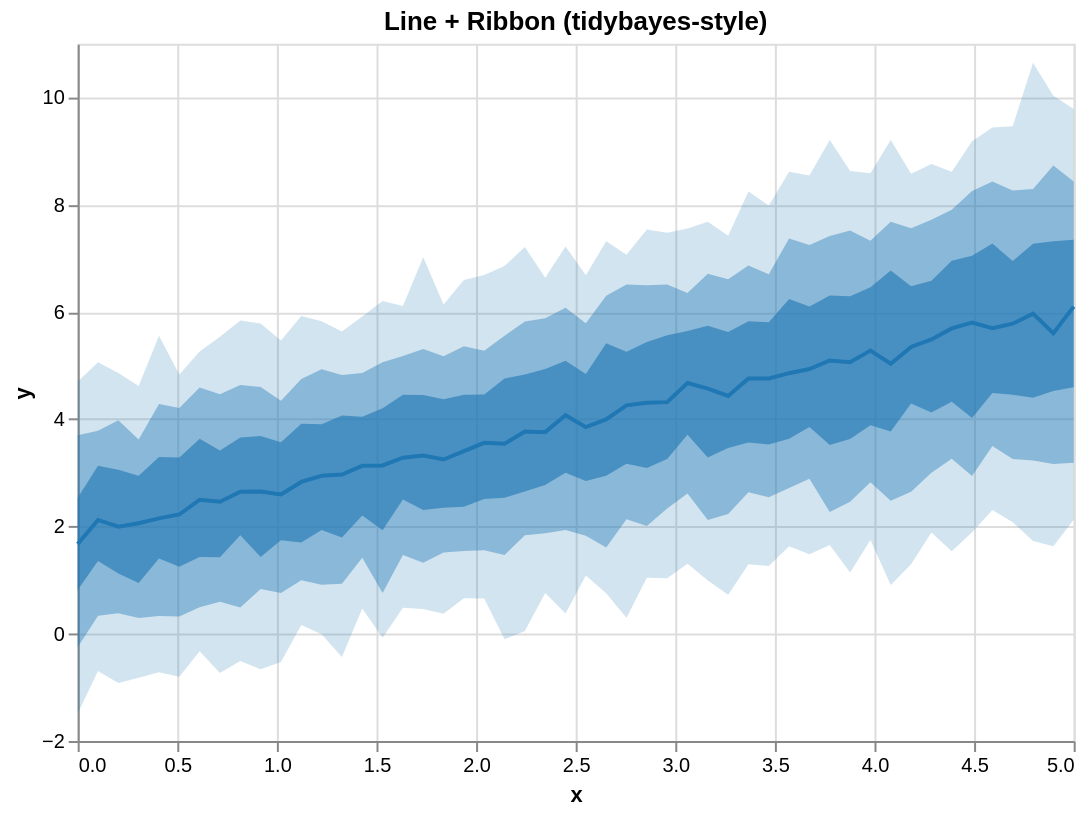

Express this chart as Vega-Lite.
### Vega-Lite specification from a JSON file in a GitHub repository (floating-point values rounded to 4 significant figures)
{"$schema": "https://vega.github.io/schema/vega-lite/v5.json", "height": 350, "layer": [{"encoding": {"x": {"field": "x", "type": "quantitative"}, "y2": {"field": "hi_0_95_"}, "y": {"field": "lo_0_95_", "title": "y", "type": "quantitative"}}, "mark": {"line": false, "fill": "#1f77b4", "type": "area", "opacity": 0.2}}, {"encoding": {"x": {"field": "x", "type": "quantitative"}, "y2": {"field": "hi_0_8_"}, "y": {"field": "lo_0_8_", "title": "y", "type": "quantitative"}}, "mark": {"line": false, "fill": "#1f77b4", "type": "area", "opacity": 0.4}}, {"encoding": {"x": {"field": "x", "type": "quantitative"}, "y2": {"field": "hi_0_5_"}, "y": {"field": "lo_0_5_", "title": "y", "type": "quantitative"}}, "mark": {"line": false, "fill": "#1f77b4", "type": "area", "opacity": 0.6}}, {"encoding": {"x": {"field": "x", "type": "quantitative"}, "y": {"field": "__median__", "type": "quantitative"}}, "mark": {"color": "#1f77b4", "strokeWidth": 2, "type": "line"}}], "data": {"values": [{"lo_0_8_": -0.2504, "lo_0_95_": -1.486, "hi_0_8_": 3.699, "x": 0.0, "__median__": 1.674, "hi_0_5_": 2.534, "hi_0_95_": 4.7, "lo_0_5_": 0.8182}, {"lo_0_8_": 0.3371, "lo_0_95_": -0.6962, "hi_0_8_": 3.787, "x": 0.102, "__median__": 2.122, "hi_0_5_": 3.13, "hi_0_95_": 5.065, "lo_0_5_": 1.357}, {"lo_0_8_": 0.3823, "lo_0_95_": -0.9161, "hi_0_8_": 3.981, "x": 0.2041, "__median__": 1.996, "hi_0_5_": 3.058, "hi_0_95_": 4.863, "lo_0_5_": 1.124}, {"lo_0_8_": 0.2962, "lo_0_95_": -0.8213, "hi_0_8_": 3.621, "x": 0.3061, "__median__": 2.061, "hi_0_5_": 2.946, "hi_0_95_": 4.622, "lo_0_5_": 0.9477}, {"lo_0_8_": 0.3325, "lo_0_95_": -0.7197, "hi_0_8_": 4.285, "x": 0.4082, "__median__": 2.152, "hi_0_5_": 3.297, "hi_0_95_": 5.558, "lo_0_5_": 1.403}, {"lo_0_8_": 0.3211, "lo_0_95_": -0.802, "hi_0_8_": 4.211, "x": 0.5102, "__median__": 2.224, "hi_0_5_": 3.289, "hi_0_95_": 4.836, "lo_0_5_": 1.25}, {"lo_0_8_": 0.4942, "lo_0_95_": -0.3243, "hi_0_8_": 4.594, "x": 0.6122, "__median__": 2.499, "hi_0_5_": 3.635, "hi_0_95_": 5.262, "lo_0_5_": 1.433}, {"lo_0_8_": 0.5971, "lo_0_95_": -0.7304, "hi_0_8_": 4.465, "x": 0.7143, "__median__": 2.461, "hi_0_5_": 3.415, "hi_0_95_": 5.537, "lo_0_5_": 1.425}, {"lo_0_8_": 0.4895, "lo_0_95_": -0.5083, "hi_0_8_": 4.637, "x": 0.8163, "__median__": 2.648, "hi_0_5_": 3.66, "hi_0_95_": 5.843, "lo_0_5_": 1.839}, {"lo_0_8_": 0.8357, "lo_0_95_": -0.6597, "hi_0_8_": 4.601, "x": 0.9184, "__median__": 2.651, "hi_0_5_": 3.689, "hi_0_95_": 5.784, "lo_0_5_": 1.433}, {"lo_0_8_": 0.7611, "lo_0_95_": -0.5283, "hi_0_8_": 4.345, "x": 1.02, "__median__": 2.598, "hi_0_5_": 3.569, "hi_0_95_": 5.467, "lo_0_5_": 1.742}, {"lo_0_8_": 0.9955, "lo_0_95_": 0.1629, "hi_0_8_": 4.748, "x": 1.122, "__median__": 2.831, "hi_0_5_": 3.914, "hi_0_95_": 5.925, "lo_0_5_": 1.701}, {"lo_0_8_": 0.9148, "lo_0_95_": -0.008828, "hi_0_8_": 4.932, "x": 1.224, "__median__": 2.947, "hi_0_5_": 3.905, "hi_0_95_": 5.825, "lo_0_5_": 1.934}, {"lo_0_8_": 0.9335, "lo_0_95_": -0.4312, "hi_0_8_": 4.827, "x": 1.327, "__median__": 2.968, "hi_0_5_": 4.071, "hi_0_95_": 5.637, "lo_0_5_": 1.795}, {"lo_0_8_": 1.417, "lo_0_95_": 0.4732, "hi_0_8_": 4.862, "x": 1.429, "__median__": 3.131, "hi_0_5_": 4.044, "hi_0_95_": 5.914, "lo_0_5_": 2.207}, {"lo_0_8_": 0.7593, "lo_0_95_": -0.07326, "hi_0_8_": 5.06, "x": 1.531, "__median__": 3.138, "hi_0_5_": 4.204, "hi_0_95_": 6.206, "lo_0_5_": 1.93}, {"lo_0_8_": 1.471, "lo_0_95_": 0.4853, "hi_0_8_": 5.177, "x": 1.633, "__median__": 3.282, "hi_0_5_": 4.458, "hi_0_95_": 6.111, "lo_0_5_": 2.506}, {"lo_0_8_": 1.326, "lo_0_95_": 0.4614, "hi_0_8_": 5.31, "x": 1.735, "__median__": 3.323, "hi_0_5_": 4.451, "hi_0_95_": 7.019, "lo_0_5_": 2.306}, {"lo_0_8_": 1.516, "lo_0_95_": 0.3725, "hi_0_8_": 5.174, "x": 1.837, "__median__": 3.249, "hi_0_5_": 4.373, "hi_0_95_": 6.138, "lo_0_5_": 2.35}, {"lo_0_8_": 1.542, "lo_0_95_": 0.66, "hi_0_8_": 5.362, "x": 1.939, "__median__": 3.404, "hi_0_5_": 4.455, "hi_0_95_": 6.597, "lo_0_5_": 2.367}, {"lo_0_8_": 1.558, "lo_0_95_": 0.6571, "hi_0_8_": 5.277, "x": 2.041, "__median__": 3.56, "hi_0_5_": 4.461, "hi_0_95_": 6.69, "lo_0_5_": 2.514}, {"lo_0_8_": 1.466, "lo_0_95_": -0.102, "hi_0_8_": 5.557, "x": 2.143, "__median__": 3.543, "hi_0_5_": 4.757, "hi_0_95_": 6.856, "lo_0_5_": 2.534}, {"lo_0_8_": 1.835, "lo_0_95_": 0.0509, "hi_0_8_": 5.822, "x": 2.245, "__median__": 3.772, "hi_0_5_": 4.836, "hi_0_95_": 7.212, "lo_0_5_": 2.652}, {"lo_0_8_": 1.875, "lo_0_95_": 0.758, "hi_0_8_": 5.882, "x": 2.347, "__median__": 3.759, "hi_0_5_": 4.939, "hi_0_95_": 6.638, "lo_0_5_": 2.773}, {"lo_0_8_": 1.933, "lo_0_95_": 0.3758, "hi_0_8_": 6.081, "x": 2.449, "__median__": 4.075, "hi_0_5_": 5.09, "hi_0_95_": 7.222, "lo_0_5_": 3.002}, {"lo_0_8_": 1.83, "lo_0_95_": 1.087, "hi_0_8_": 5.79, "x": 2.551, "__median__": 3.853, "hi_0_5_": 4.845, "hi_0_95_": 6.683, "lo_0_5_": 2.848}, {"lo_0_8_": 1.608, "lo_0_95_": 0.7534, "hi_0_8_": 6.304, "x": 2.653, "__median__": 3.996, "hi_0_5_": 5.418, "hi_0_95_": 7.319, "lo_0_5_": 2.948}, {"lo_0_8_": 2.137, "lo_0_95_": 0.2992, "hi_0_8_": 6.511, "x": 2.755, "__median__": 4.259, "hi_0_5_": 5.256, "hi_0_95_": 7.065, "lo_0_5_": 3.17}, {"lo_0_8_": 2.01, "lo_0_95_": 1.043, "hi_0_8_": 6.496, "x": 2.857, "__median__": 4.306, "hi_0_5_": 5.44, "hi_0_95_": 7.54, "lo_0_5_": 3.092}, {"lo_0_8_": 2.335, "lo_0_95_": 1.037, "hi_0_8_": 6.513, "x": 2.959, "__median__": 4.319, "hi_0_5_": 5.567, "hi_0_95_": 7.478, "lo_0_5_": 3.258}, {"lo_0_8_": 2.616, "lo_0_95_": 1.307, "hi_0_8_": 6.352, "x": 3.061, "__median__": 4.676, "hi_0_5_": 5.644, "hi_0_95_": 7.555, "lo_0_5_": 3.709}, {"lo_0_8_": 2.12, "lo_0_95_": 0.9931, "hi_0_8_": 6.714, "x": 3.163, "__median__": 4.569, "hi_0_5_": 5.744, "hi_0_95_": 7.685, "lo_0_5_": 3.289}, {"lo_0_8_": 2.231, "lo_0_95_": 0.729, "hi_0_8_": 6.608, "x": 3.265, "__median__": 4.435, "hi_0_5_": 5.629, "hi_0_95_": 7.423, "lo_0_5_": 3.464}, {"lo_0_8_": 2.637, "lo_0_95_": 1.294, "hi_0_8_": 6.866, "x": 3.367, "__median__": 4.759, "hi_0_5_": 5.827, "hi_0_95_": 8.244, "lo_0_5_": 3.568}, {"lo_0_8_": 2.543, "lo_0_95_": 1.264, "hi_0_8_": 6.705, "x": 3.469, "__median__": 4.761, "hi_0_5_": 5.81, "hi_0_95_": 7.983, "lo_0_5_": 3.528}, {"lo_0_8_": 2.716, "lo_0_95_": 1.634, "hi_0_8_": 7.37, "x": 3.571, "__median__": 4.859, "hi_0_5_": 6.241, "hi_0_95_": 8.614, "lo_0_5_": 3.634}, {"lo_0_8_": 2.89, "lo_0_95_": 1.483, "hi_0_8_": 7.247, "x": 3.673, "__median__": 4.937, "hi_0_5_": 6.103, "hi_0_95_": 8.545, "lo_0_5_": 3.856}, {"lo_0_8_": 2.268, "lo_0_95_": 1.655, "hi_0_8_": 7.416, "x": 3.776, "__median__": 5.097, "hi_0_5_": 6.306, "hi_0_95_": 9.206, "lo_0_5_": 3.518}, {"lo_0_8_": 2.462, "lo_0_95_": 1.143, "hi_0_8_": 7.519, "x": 3.878, "__median__": 5.063, "hi_0_5_": 6.293, "hi_0_95_": 8.631, "lo_0_5_": 3.634}, {"lo_0_8_": 2.826, "lo_0_95_": 1.748, "hi_0_8_": 7.329, "x": 3.98, "__median__": 5.279, "hi_0_5_": 6.462, "hi_0_95_": 8.588, "lo_0_5_": 3.887}, {"lo_0_8_": 2.482, "lo_0_95_": 0.9114, "hi_0_8_": 7.681, "x": 4.082, "__median__": 5.035, "hi_0_5_": 6.773, "hi_0_95_": 9.205, "lo_0_5_": 3.773}, {"lo_0_8_": 2.646, "lo_0_95_": 1.294, "hi_0_8_": 7.56, "x": 4.184, "__median__": 5.349, "hi_0_5_": 6.48, "hi_0_95_": 8.578, "lo_0_5_": 4.292}, {"lo_0_8_": 3.002, "lo_0_95_": 1.888, "hi_0_8_": 7.721, "x": 4.286, "__median__": 5.488, "hi_0_5_": 6.581, "hi_0_95_": 8.758, "lo_0_5_": 4.124}, {"lo_0_8_": 3.262, "lo_0_95_": 1.54, "hi_0_8_": 7.905, "x": 4.388, "__median__": 5.694, "hi_0_5_": 6.956, "hi_0_95_": 8.615, "lo_0_5_": 4.327}, {"lo_0_8_": 2.942, "lo_0_95_": 1.891, "hi_0_8_": 8.254, "x": 4.49, "__median__": 5.803, "hi_0_5_": 7.049, "hi_0_95_": 9.184, "lo_0_5_": 4.025}, {"lo_0_8_": 3.5, "lo_0_95_": 2.309, "hi_0_8_": 8.432, "x": 4.592, "__median__": 5.697, "hi_0_5_": 7.276, "hi_0_95_": 9.44, "lo_0_5_": 4.491}, {"lo_0_8_": 3.258, "lo_0_95_": 2.078, "hi_0_8_": 8.267, "x": 4.694, "__median__": 5.781, "hi_0_5_": 6.949, "hi_0_95_": 9.464, "lo_0_5_": 4.456}, {"lo_0_8_": 3.231, "lo_0_95_": 1.728, "hi_0_8_": 8.294, "x": 4.796, "__median__": 5.969, "hi_0_5_": 7.274, "hi_0_95_": 10.65, "lo_0_5_": 4.4}, {"lo_0_8_": 3.165, "lo_0_95_": 1.632, "hi_0_8_": 8.732, "x": 4.898, "__median__": 5.604, "hi_0_5_": 7.318, "hi_0_95_": 10.03, "lo_0_5_": 4.528}, {"lo_0_8_": 3.188, "lo_0_95_": 2.127, "hi_0_8_": 8.435, "x": 5.0, "__median__": 6.1, "hi_0_5_": 7.348, "hi_0_95_": 9.784, "lo_0_5_": 4.598}]}, "title": "Line + Ribbon (tidybayes-style)", "width": 500}
